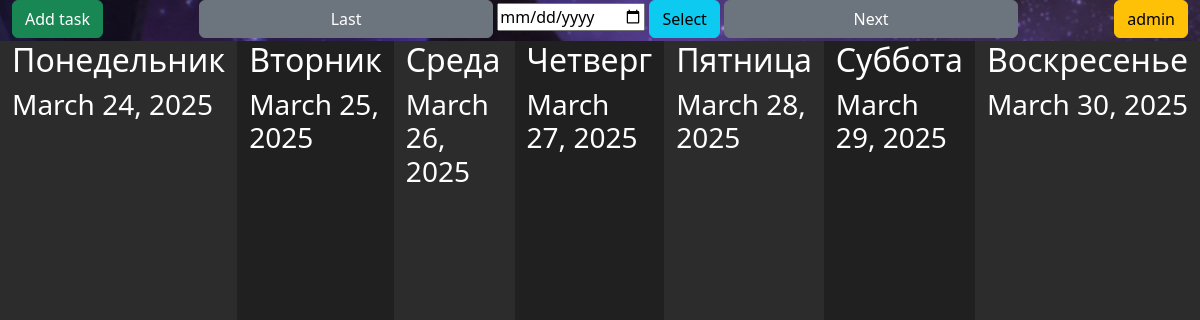
Before: /planner/ (signed in) with the older database file.
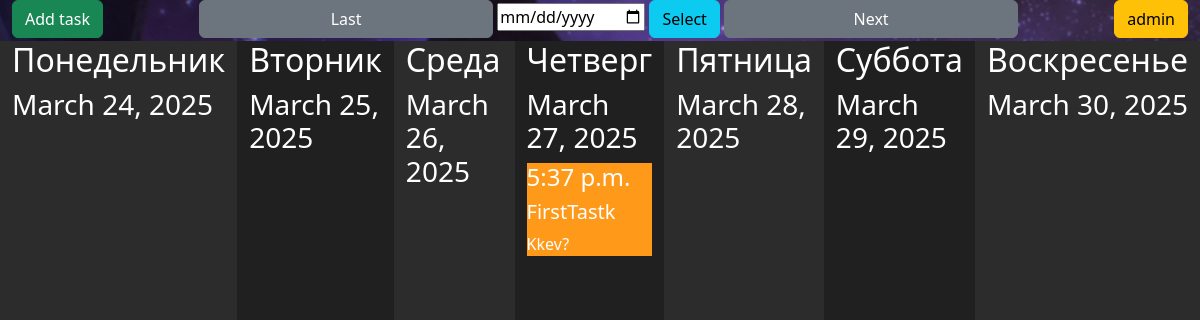
After: the same page with the newer database file.
### planner/models.py (models this page shows, shortened)
class Task(models.Model):
    user = models.ForeignKey(User, on_delete=models.CASCADE)
    title = models.CharField('Title',max_length=50)
    announce = models.CharField('Announce',max_length=250)
    date = models.DateField('Date', blank=True, default=datetime.datetime.now().date())
    time = models.TimeField('Time', blank=True, default=datetime.datetime.now().time())
    description = models.TextField('Description', blank=True, default="")

### planner/views.py (the view)
# urls.py: path('', views.index),
@login_required
def index(request):
    responce = api.TaskViewSet
    tasks = responce.get_tasks_for_user(request.user)
    if ('date' in request.GET):
        date = request.GET['date']
        if date == '':
            date = DateManager.getCurrentDate()
        else:
            date = DateManager.getDataFromStr(date)
        weekday = []
        if (request.GET['action'] == 'Last'):
            weekday = DateManager.getWeekDates(DateManager.getLastWeek(date))
        if (request.GET['action'] == 'Next'):
            weekday = DateManager.getWeekDates(DateManager.getNextWeek(date))
        if (request.GET['action'] == 'Select'):
            weekday = DateManager.getWeekDates(date)
    else:
        weekday = DateManager.getWeekDates(DateManager.getCurrentDate())
    return render(request, 'planner/index.html', {'weekday': weekday, 'tasks': tasks, 'username': request.user})

### planner/api.py (called while the page is built)
    def get_tasks_for_user(user):
        user = user
        queryset = Task.objects.filter(user = user)
        return queryset

### planner/tools/dateTimeManager.py (called while the page is built)
    @staticmethod
    def getWeekMonday(weeks_day: datetime) -> datetime:
        return weeks_day - datetime.timedelta(weeks_day.weekday())

    @staticmethod
    def getWeekDates(weeks_day: datetime) -> list:
        monday = DateManager.getWeekMonday(weeks_day)
        weekdates = []
        for i in range(7):
            weekdates.append((monday + datetime.timedelta(i)).date())
        return list(zip(DateManager.weekday_name, weekdates))

    @staticmethod
    def getCurrentDate() -> datetime:
        return datetime.datetime.now()

### planner/templates/planner/index.html (shortened to what this page needs)
{% extends 'main/layout.html' %}
{% block content %}
<div class="container-fluid text-center">
<div class="text-center">
    <form action="{% url 'addTask' %}" method="get" style="display:inline;">
        <button type="submit" class="btn btn-success float-start">Add task</button>
    </form>
    <form action="" method="GET" style="display:inline;">
        <button type="submit" class="btn btn-secondary w-25 mx-auto">Last</button>
    </form>
    <form action="" method="GET" style="display:inline;">
        <input type="date" name="date">
        <button type="submit" class="btn btn-info w-10 mx-auto">Select</button>
    </form>
    <form action="" method="GET" style="display:inline;">
        <button type="submit" class="btn btn-secondary w-25 mx-auto">Next</button>
    </form>
    {% if username %}
    <form action="/accounts/logout/" method="post" style="display:inline;">
        <button type="submit" class="btn btn-warning float-end">{{ username }}</button>
    </form>
    {% endif %}
</div>
</div>
<div class="container-fluid">
    <div class="row">
        {% for day in weekday %}
            {% if forloop.counter|divisibleby:"2" %}
                <div class="col vh-100 first">
            {% else %}
                <div class="col vh-100 second">
            {% endif %}
                <h2> {{ day.0 }} </h2>
                <h3>{{ day.1 }}</h3>
                    {% for el in tasks %}
                        {% if el.date == day.1 %}
                            <div class="col-fluid" style="background-color: #ff9919">
                                <h4> {{ el.time }} </h4>
                                <h5> {{ el.title }}</h5>
                                <p> {{ el.announce }}</p>
                            </div>
                        {% endif %}
                    {% endfor %}
            </div>
        {% endfor %}
    </div>
</div>
{% endblock %}

### main/templates/main/layout.html (shortened to what this page needs)
{% load static %}
<!DOCTYPE html>
<html lang="en">
<head>
    <link href="https://cdn.jsdelivr.net/npm/bootstrap@5.3.3/dist/css/bootstrap.min.css" rel="stylesheet">
    <link rel="stylesheet" href="{% static 'main/css/main.css' %}">
</head>
<body>
    {% block content %}
    {% endblock %}
</body>
</html>

### main/static/main/css/main.css (style rules this page uses)
body { background: #181818; background-image: url("../img/background.jpg"); color: white; }
form { display: table; }
p { display: table-row; }
input { display: table-cell; margin-bottom: 10px; }
.first { color: white; background: #202020; }
.second { color: white; background: #2c2c2c; }

Changed rows visible on the page:
added Task: time "5:37 p.m.", title "FirstTastk", announce "Kkev?"
